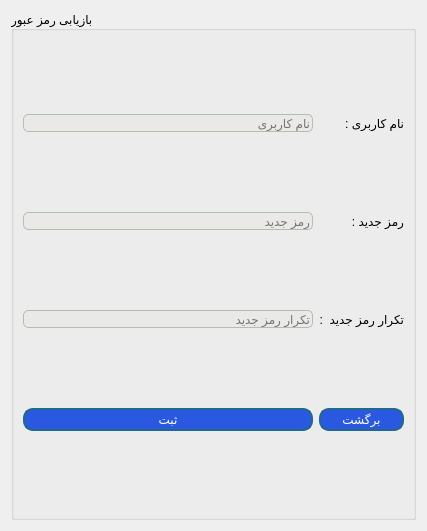
<?xml version="1.0" encoding="UTF-8"?>
<ui version="4.0">
 <class>ForgetPassword</class>
 <widget class="QDialog" name="ForgetPassword">
  <property name="geometry">
   <rect>
    <x>0</x>
    <y>0</y>
    <width>427</width>
    <height>531</height>
   </rect>
  </property>
  <property name="windowTitle">
   <string>بازیابی رمز</string>
  </property>
  <property name="windowIcon">
   <iconset resource="resources.qrc">
    <normaloff>:/img/images/login.png</normaloff>:/img/images/login.png</iconset>
  </property>
  <property name="layoutDirection">
   <enum>Qt::LeftToRight</enum>
  </property>
  <property name="styleSheet">
   <string notr="true">QLineEdit{
	border : 1px solid #b0bfae;
	border-radius : 5px;
	background-color : #ebe8e8;
}

QPushButton{
	border-radius: 10px;
	padding : 2px 5px;
	background :#2b58e0;
	border : 2px solid #21698a;
	color : white;
}
QPushButton:hover {
	background-color : #75a0eb ;
}
QToolButton
{
border-radius:10px;
bacground:red;
color:white;
}</string>
  </property>
  <layout class="QVBoxLayout" name="verticalLayout">
   <item>
    <widget class="QGroupBox" name="groupBox">
     <property name="layoutDirection">
      <enum>Qt::LeftToRight</enum>
     </property>
     <property name="title">
      <string>بازیابی رمز عبور</string>
     </property>
     <layout class="QGridLayout" name="gridLayout">
      <item row="2" column="3">
       <widget class="QLabel" name="label_3">
        <property name="text">
         <string>تکرار رمز جدید  :</string>
        </property>
       </widget>
      </item>
      <item row="0" column="1">
       <widget class="QLineEdit" name="username">
        <property name="toolTip">
         <string>نام کاربری خود را وارد کنید</string>
        </property>
        <property name="placeholderText">
         <string>نام کاربری</string>
        </property>
       </widget>
      </item>
      <item row="3" column="3">
       <widget class="QPushButton" name="back">
        <property name="cursor">
         <cursorShape>PointingHandCursor</cursorShape>
        </property>
        <property name="text">
         <string>برگشت</string>
        </property>
       </widget>
      </item>
      <item row="1" column="3">
       <widget class="QLabel" name="label_2">
        <property name="text">
         <string>رمز جدید :</string>
        </property>
       </widget>
      </item>
      <item row="2" column="1">
       <widget class="QLineEdit" name="repeatpassword">
        <property name="toolTip">
         <string>رمز جدید خود را دوباره وارد کنید</string>
        </property>
        <property name="echoMode">
         <enum>QLineEdit::Password</enum>
        </property>
        <property name="placeholderText">
         <string>تکرار رمز جدید</string>
        </property>
       </widget>
      </item>
      <item row="1" column="1">
       <widget class="QLineEdit" name="newpassword">
        <property name="toolTip">
         <string>رمز جدید خود را وارد کنید</string>
        </property>
        <property name="echoMode">
         <enum>QLineEdit::Password</enum>
        </property>
        <property name="placeholderText">
         <string>رمز جدید</string>
        </property>
       </widget>
      </item>
      <item row="0" column="3">
       <widget class="QLabel" name="label">
        <property name="text">
         <string>نام کاربری :</string>
        </property>
       </widget>
      </item>
      <item row="3" column="1">
       <widget class="QPushButton" name="submit">
        <property name="cursor">
         <cursorShape>PointingHandCursor</cursorShape>
        </property>
        <property name="text">
         <string>ثبت</string>
        </property>
       </widget>
      </item>
     </layout>
    </widget>
   </item>
  </layout>
 </widget>
 <resources>
  <include location="resources.qrc"/>
 </resources>
 <connections/>
</ui>
